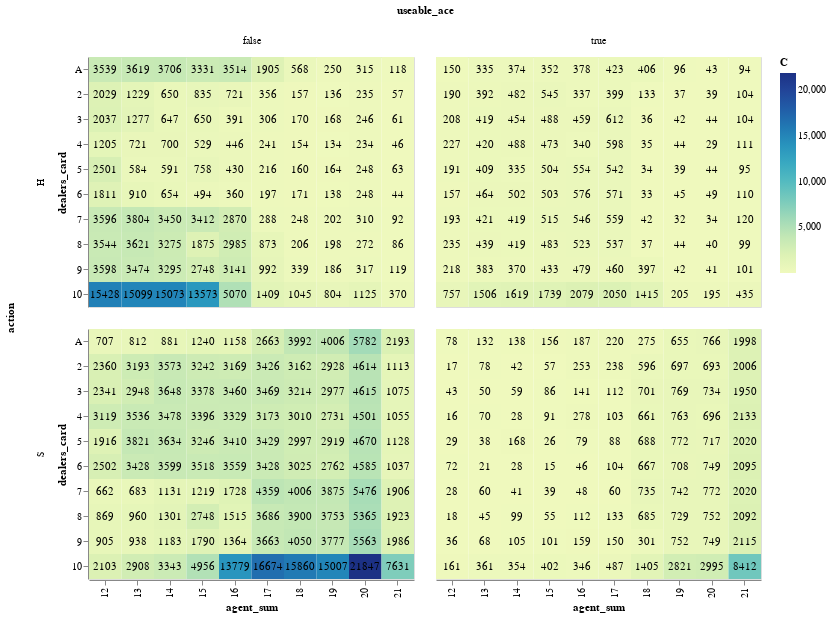

Notebook code for this chart:
### Markdown cell above
### Plot Counts of how many times state-action pairs were visited

### Code cell
bj.plot('C', width=325, height=250)

### Figure 1 — Vega-Lite specification as saved in the notebook (floating-point values rounded to 4 significant figures; data arrays with more than 128 entries replaced by an {"elided": "..."} marker saying what was removed)
{"config": {"view": {"continuousWidth": 400, "continuousHeight": 300}}, "data": {"name": "data-98df6a6ce852bf61eb67e79b94d93bac"}, "facet": {"column": {"field": "useable_ace", "type": "nominal"}, "row": {"field": "action", "type": "nominal"}}, "spec": {"layer": [{"mark": "rect", "encoding": {"color": {"field": "C", "type": "quantitative"}, "x": {"field": "agent_sum", "type": "ordinal"}, "y": {"field": "dealers_card", "type": "ordinal"}}}, {"mark": "text", "encoding": {"text": {"field": "rounded", "type": "quantitative"}, "x": {"field": "agent_sum", "type": "ordinal"}, "y": {"field": "dealers_card", "type": "ordinal"}}}], "height": 250, "width": 325}, "$schema": "https://vega.github.io/schema/vega-lite/v4.17.0.json", "datasets": {"data-98df6a6ce852bf61eb67e79b94d93bac": {"elided": "400 records"}}}
